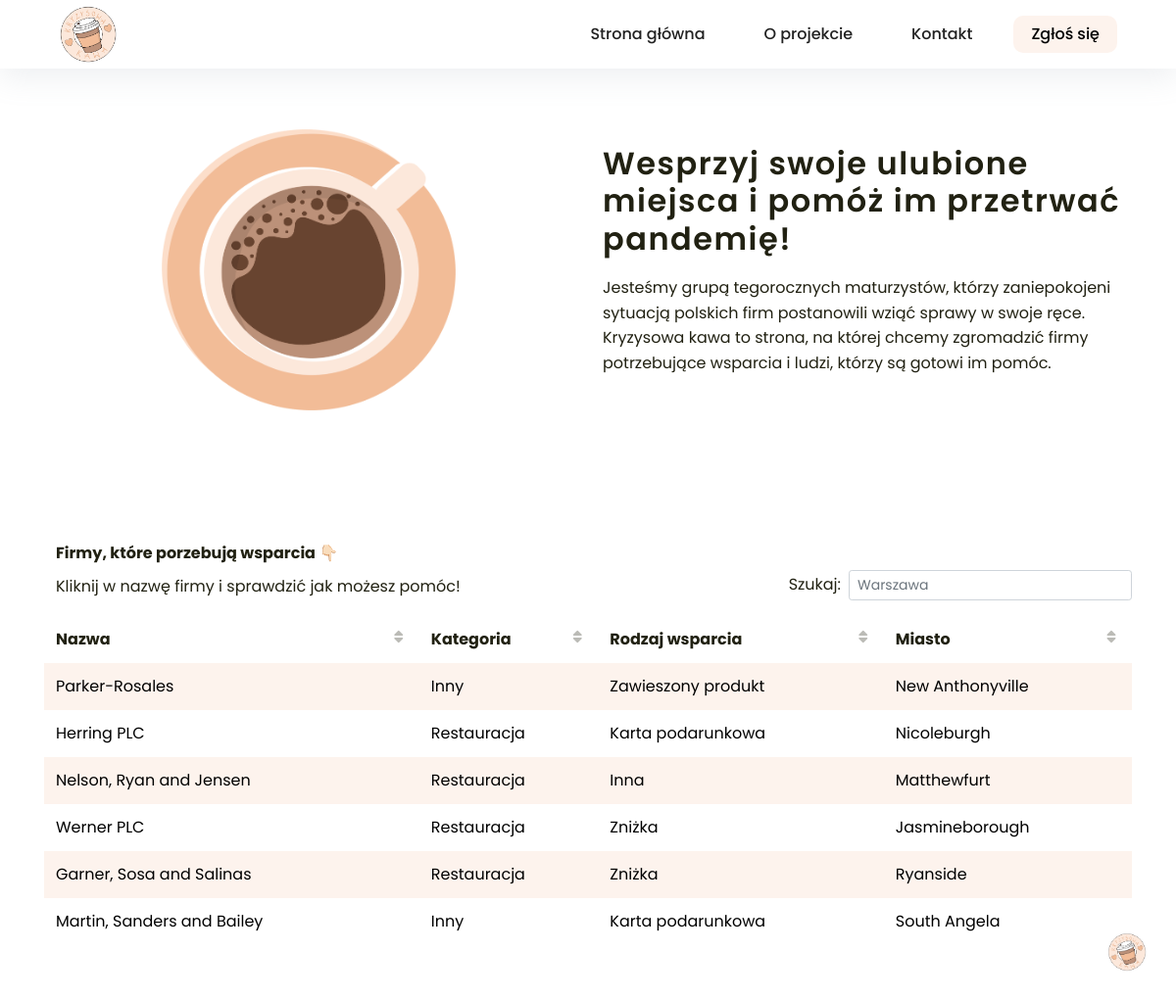
The app's page /, older data.
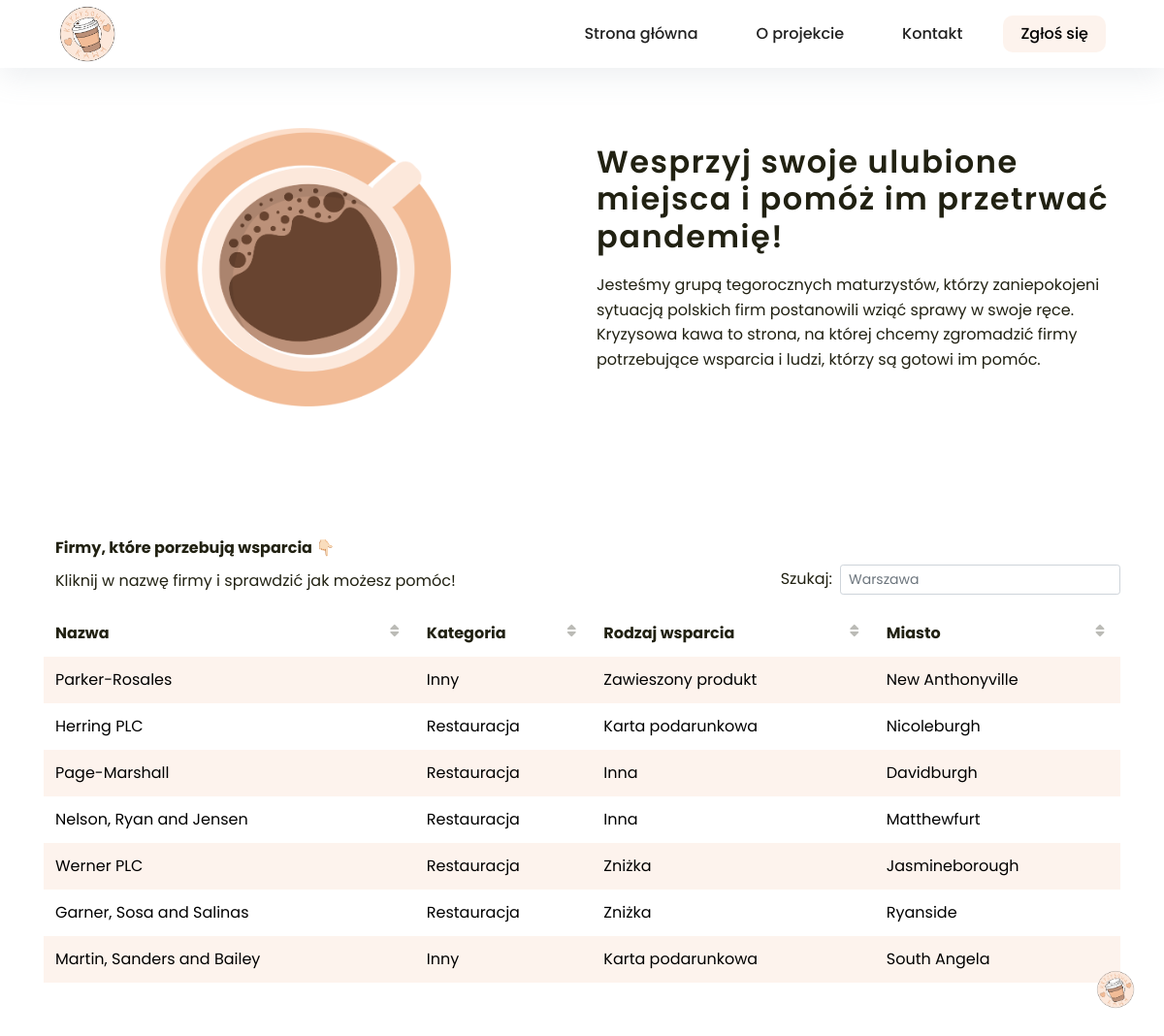
The same page, newer data.
### project_application/models.py (models this page shows, shortened)
class Business(models.Model):
    class Meta():
        verbose_name_plural = "Businesses"
    name = models.CharField("Nazwa",max_length = 264, unique = True)
    AVAILABLE_TYPES = (
        ('Kawiarnia', 'Kawiarnia'),
        ('Restauracja', 'Restauracja'),
        ('Cukiernia', 'Cukiernia'),
        ('Bar', 'Bar'),
        ('Lokalny biznes', 'Lokalny biznes'),
        ('Księgarnia', 'Księgarnia'),
        ('Sklep z ubraniami', 'Sklep z ubraniami'),
        ('Sklep plastyczny', 'Sklep plastyczny'),
        ('Zoo', 'Zoo'),
        ('Sklep dla zwierząt', 'Sklep dla zwierząt'),
        ('Piekarnia', 'Piekarnia'),
        ('Sklep krawiecki', 'Sklep krawiecki'),
        ('Bazar', 'Bazar'),
        ('Garmażeria', 'Garmażeria'),
        ('Bar mleczny', 'Bar mleczny'),
        ('Salon', 'Salon'),
        ('Kino', 'Kino'),
        ('Klub', 'Klub'),
        ('Teatr', 'Teatr'),
        ('Sklep odzieżowy (Moda)', 'Sklep odzieżowy (Moda)'),
        ('Inny', 'Inny'),
    )
    type = models.CharField("Kategoria",max_length = 264, choices = AVAILABLE_TYPES)
    AVAILABLE_FORMS = (
        ('Zbiórka', 'Zbiórka'),
        ('Voucher', 'Voucher'),
        ('Zajęcia', 'Zajęcia (kulinarne, rzemieślnicze...)'),
        ('Karta podarunkowa', 'Karta podarunkowa'),
        ('Wynajęcie food trucka', 'Wynajęcie food trucka'),
        ('Bony rabatowe', 'Bony rabatowe (zniżka)'),
        ('Zawieszony produkt', 'Zawieszony produkt (do odebrania po otwarciu)'),
        ('Zakupy online', 'Zakupy online'),
        ('Inna', 'Inna'),
    )
    form = models.CharField("Rodzaj wsparcia",max_length = 264, choices = AVAILABLE_FORMS)
    url = models.URLField("URL",max_length=200)
    city = models.CharField("Miasto",max_length = 264)
    update_date = models.DateTimeField(auto_now=True)
    check = models.BooleanField(default=False)

### project_application/views.py (the view)
# urls.py: path('', views.main, name = 'main'),
def main(request):
    businesses_list = Business.objects.order_by('?')
    businesses_dict = {'businesses':businesses_list}
    return render(request, "project_application/main.html",context=businesses_dict)

### public/templates/project_application/main.html
<!DOCTYPE html>
{% extends "project_application/base.html" %}
{% load static %}
{% block body_block %}
<div class="full-height" style="margin: 5vh 0px;">
  <div class="container">
    <div class="row" style="margin-bottom: 10vh;">
      <div class="col-md-6" style="text-align:center;">
        <img style="height: 79%; width: 70%; max-height: 300px; max-width: 300px; margin-top: 4vh; margin-bottom: 4vh;" src="{% static "project_application/images/project_application/kawiarenka.png" %}" alt="">
      </div>
      <div class="col-md-6">
        <h1 class="imp2-h1">Wesprzyj swoje ulubione miejsca i pomóż im przetrwać pandemię!</h1>
        <p class="addtext" style="text-align: left; line-height: 1.6;">
          Jesteśmy grupą tegorocznych maturzystów, którzy zaniepokojeni sytuacją polskich firm postanowili wziąć sprawy w swoje ręce. Kryzysowa kawa to strona, na której chcemy zgromadzić firmy potrzebujące wsparcia i ludzi, którzy są gotowi im
          pomóc.
        </p>
      </div>
    </div>
    <div class="row">
      <div class="col-md-12">
        {% if businesses %}
        <table id="dtBasicExample" class="table  table-striped " cellspacing="0" width="100%">
          <thead>
            <tr>
              <th class="th-sm" scope="col">Nazwa</th>
              <th class="th-sm" scope="col">Kategoria</th>
              <th class="hideseek1 th-sm" scope="col">Rodzaj wsparcia</th>
              <th class="hideseek3 th-sm" scope="col">Miasto</th>
            </tr>
          </thead>
          <tbody>
            {% for business in businesses %}
            {% if business.check %}
            <tr>
              <td><a href="{{ business.url }}">{{business.name}}</a></td>
              <td><a href="{{ business.url }}">{{business.type}}</a></td>
              <td class="hideseek1"><a href="{{ business.url }}">{{business.form}}</a></td>
              <td class="hideseek3"><a href="{{ business.url }}">{{business.city}}</a></td>
            </tr>
            {% endif %}
            {% endfor %}
          </tbody>
        </table>
        {% endif %}
      </div>
    </div>
  </div>
</div>
{% endblock %}

Row changes from the older to the newer data that the page shows:
added Business: name "Page-Marshall", type "Restauracja", form "Inna", city "Davidburgh"
